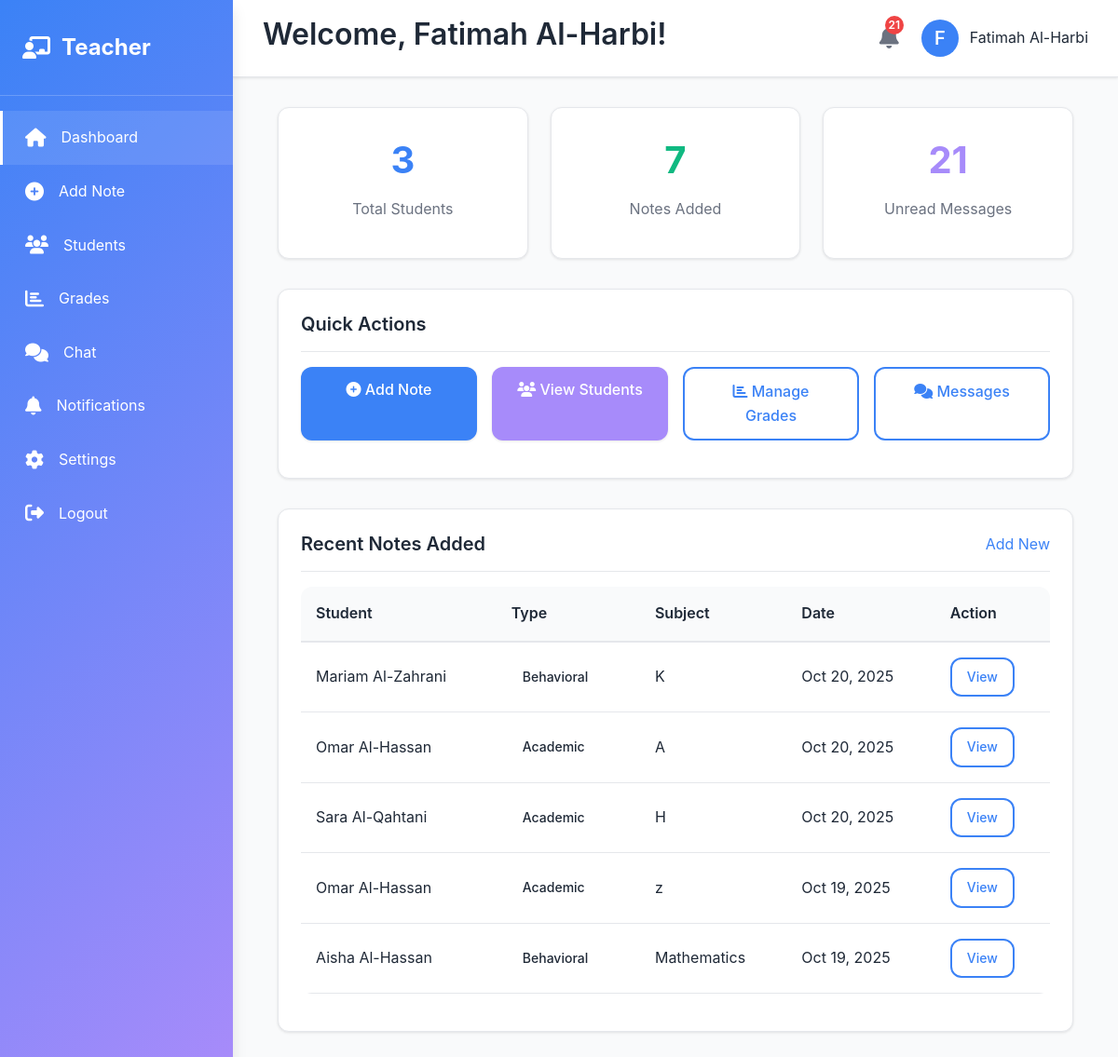
Page /teacher/dashboard.php (signed in) on the committed database.
### tables this page shows
CREATE TABLE `notes` (
  `id` int(11) NOT NULL,
  `student_id` int(11) NOT NULL,
  `teacher_id` int(11) NOT NULL,
  `note_type` enum('academic','behavioral','positive','warning') NOT NULL,
  `subject` varchar(100) DEFAULT NULL,
  `details` text NOT NULL,
  `importance_level` enum('low','medium','high') DEFAULT 'medium',
  `created_at` timestamp NOT NULL DEFAULT current_timestamp()
);

CREATE TABLE `users` (
  `id` int(11) NOT NULL,
  `username` varchar(100) NOT NULL,
  `password` varchar(255) NOT NULL,
  `email` varchar(100) NOT NULL,
  `full_name` varchar(150) NOT NULL,
  `role` enum('admin','teacher','counselor','parent','student') NOT NULL,
  `phone` varchar(20) DEFAULT NULL,
  `profile_picture` varchar(255) DEFAULT NULL,
  `created_at` timestamp NOT NULL DEFAULT current_timestamp(),
  `updated_at` timestamp NOT NULL DEFAULT current_timestamp() ON UPDATE current_timestamp(),
  `is_active` tinyint(4) DEFAULT 1
);

### includes/functions.php (called while the page is built, shortened)
<?php
function getUnreadNotificationsCount($user_id, $conn) {
    $query = "SELECT COUNT(*) as count FROM notifications WHERE user_id = ? AND is_read = 0";
    $stmt = $conn->prepare($query);
    $stmt->bind_param("i", $user_id);
    $stmt->execute();
    $result = $stmt->get_result();
    $row = $result->fetch_assoc();
    return $row['count'];
}
function getTeacherStudents($teacher_id, $conn) {
    $query = "SELECT DISTINCT s.*, u.full_name, u.email FROM students s
              JOIN users u ON s.user_id = u.id
              WHERE s.class_name IN (
                  SELECT class_assigned FROM teachers WHERE user_id = ?
              )";
    $stmt = $conn->prepare($query);
    $stmt->bind_param("i", $teacher_id);
    $stmt->execute();
    $result = $stmt->get_result();
    $students = [];
    while ($row = $result->fetch_assoc()) {
        $students[] = $row;
    }
    return $students;
}
function formatDate($date) {
    return date('M d, Y', strtotime($date));
}
?>

### teacher/dashboard.php (the view, shortened to what this page needs)
<?php
require_once '../includes/db_config.php';
require_once '../includes/functions.php';
$user_id = $_SESSION['user_id'];
$full_name = $_SESSION['full_name'];
$students = getTeacherStudents($user_id, $conn);
$notes_query = "SELECT n.*, s.id as student_id, u.full_name as student_name FROM notes n
                JOIN students s ON n.student_id = s.id
                JOIN users u ON s.user_id = u.id
                WHERE n.teacher_id = ?
                ORDER BY n.created_at DESC
                LIMIT 10";
$notes_stmt = $conn->prepare($notes_query);
$notes_stmt->bind_param("i", $user_id);
$notes_stmt->execute();
$notes_result = $notes_stmt->get_result();
$recent_notes = [];
while ($row = $notes_result->fetch_assoc()) {
    $recent_notes[] = $row;
}
$unread_count = getUnreadNotificationsCount($user_id, $conn);
?>
<!DOCTYPE html>
<html lang="en">
<head>
    <link rel="stylesheet" href="/student_portal/assets/css/style.css">
    <link rel="stylesheet" href="https://cdnjs.cloudflare.com/ajax/libs/font-awesome/6.4.0/css/all.min.css">
</head>
<body>
    <div class="dashboard-container">
        <aside class="sidebar">
            <div class="sidebar-logo">
                <i class="fa-solid fa-chalkboard-user"></i>
                <span>Teacher</span>
            </div>
            <nav>
                <ul class="sidebar-menu">
                    <li><a href="/student_portal/teacher/dashboard.php" class="active"><i class="fas fa-home"></i> Dashboard</a></li>
                    <li><a href="/student_portal/teacher/add_note.php"><i class="fas fa-plus-circle"></i> Add Note</a></li>
                    <li><a href="/student_portal/teacher/students.php"><i class="fas fa-users"></i> Students</a></li>
                    <li><a href="/student_portal/teacher/grades.php"><i class="fas fa-chart-bar"></i> Grades</a></li>
                    <li><a href="/student_portal/teacher/chat.php"><i class="fas fa-comments"></i> Chat</a></li>
                    <li><a href="/student_portal/teacher/notifications.php"><i class="fas fa-bell"></i> Notifications</a></li>
                    <li><a href="/student_portal/teacher/settings.php"><i class="fas fa-cog"></i> Settings</a></li>
                    <li><a href="/student_portal/logout.php"><i class="fas fa-sign-out-alt"></i> Logout</a></li>
                </ul>
            </nav>
        </aside>
        <div class="main-content">
            <header class="header">
                <div class="header-left">
                    <h2>Welcome, <?php echo htmlspecialchars($full_name); ?>!</h2>
                </div>
                <div class="header-right">
                    <div class="notification-bell">
                        <i class="fas fa-bell"></i>
                        <?php if ($unread_count > 0): ?>
                            <span class="notification-badge"><?php echo $unread_count; ?></span>
                        <?php endif; ?>
                    </div>
                    <div class="user-profile">
                        <div class="profile-picture"><?php echo strtoupper(substr($full_name, 0, 1)); ?></div>
                        <span><?php echo htmlspecialchars($full_name); ?></span>
                    </div>
                </div>
            </header>
            <div class="content">
                <div class="container">
                    <div class="grid grid-3">
                        <div class="card">
                            <div class="card-body" style="text-align: center;">
                                <div style="font-size: 2.5rem; font-weight: 700; color: var(--primary-color); margin-bottom: 0.5rem;">
                                    <?php echo count($students); ?>
                                </div>
                                <div style="color: var(--text-light);">Total Students</div>
                            </div>
                        </div>
                        <div class="card">
                            <div class="card-body" style="text-align: center;">
                                <div style="font-size: 2.5rem; font-weight: 700; color: var(--success-color); margin-bottom: 0.5rem;">
                                    <?php echo count($recent_notes); ?>
                                </div>
                                <div style="color: var(--text-light);">Notes Added</div>
                            </div>
                        </div>
                        <div class="card">
                            <div class="card-body" style="text-align: center;">
                                <div style="font-size: 2.5rem; font-weight: 700; color: var(--secondary-color); margin-bottom: 0.5rem;">
                                    <?php echo $unread_count; ?>
                                </div>
                                <div style="color: var(--text-light);">Unread Messages</div>
                            </div>
                        </div>
                    </div>
                    <div class="card" style="margin-top: 2rem;">
                        <div class="card-header">
                            <h3 class="card-title">Quick Actions</h3>
                        </div>
                        <div class="card-body">
                            <div style="display: grid; grid-template-columns: repeat(auto-fit, minmax(150px, 1fr)); gap: 1rem;">
                                <a href="/student_portal/teacher/add_note.php" class="btn btn-primary">
                                    <i class="fas fa-plus-circle"></i> Add Note
                                </a>
                                <a href="/student_portal/teacher/students.php" class="btn btn-secondary">
                                    <i class="fas fa-users"></i> View Students
                                </a>
                                <a href="/student_portal/teacher/grades.php" class="btn btn-outline">
                                    <i class="fas fa-chart-bar"></i> Manage Grades
                                </a>
                                <a href="/student_portal/teacher/chat.php" class="btn btn-outline">
                                    <i class="fas fa-comments"></i> Messages
                                </a>
                            </div>
                        </div>
                    </div>
                    <div class="card" style="margin-top: 2rem;">
                        <div class="card-header">
                            <h3 class="card-title">Recent Notes Added</h3>
                            <a href="/student_portal/teacher/add_note.php" style="color: var(--primary-color);">Add New</a>
                        </div>
                        <div class="card-body">
                            <?php if (!empty($recent_notes)): ?>
                                <div class="table-responsive">
                                    <table>
                                        <thead>
                                            <tr>
                                                <th>Student</th>
                                                <th>Type</th>
                                                <th>Subject</th>
                                                <th>Date</th>
                                                <th>Action</th>
                                            </tr>
                                        </thead>
                                        <tbody>
                                            <?php foreach (array_slice($recent_notes, 0, 5) as $note): ?>
                                                <tr>
                                                    <td><?php echo htmlspecialchars($note['student_name']); ?></td>
                                                    <td><span class="badge badge-<?php echo $note['note_type']; ?>"><?php echo ucfirst($note['note_type']); ?></span></td>
                                                    <td><?php echo htmlspecialchars($note['subject']); ?></td>
                                                    <td><?php echo formatDate($note['created_at']); ?></td>
                                                    <td>
                                                        <a href="/student_portal/teacher/students.php?student_id=<?php echo $note['student_id']; ?>" class="btn btn-sm btn-outline">
                                                            View
                                                        </a>
                                                    </td>
                                                </tr>
                                            <?php endforeach; ?>
                                        </tbody>
                                    </table>
                                </div>
                            <?php else: ?>
                                <p style="text-align: center; color: var(--text-light);">No notes added yet</p>
                            <?php endif; ?>
                        </div>
                    </div>
                </div>
            </div>
        </div>
    </div>
</body>
</html>

### rows in the picture
notes: users.full_name "Mariam Al-Zahrani", note_type "Behavioral", subject "K", created_at "Oct 20, 2025"
notes: users.full_name "Omar Al-Hassan", note_type "Academic", subject "A", created_at "Oct 20, 2025"
notes: users.full_name "Sara Al-Qahtani", note_type "Academic", subject "H", created_at "Oct 20, 2025"
notes: users.full_name "Omar Al-Hassan", note_type "Academic", subject "z", created_at "Oct 19, 2025"
notes: users.full_name "Aisha Al-Hassan", note_type "Behavioral", subject "Mathematics", created_at "Oct 19, 2025"

### other values in the picture
$full_name "Fatimah Al-Harbi"
$unread_count "21"
substr($full_name, 0, 1) "F"
count($students) "3"
count($recent_notes) "7"
